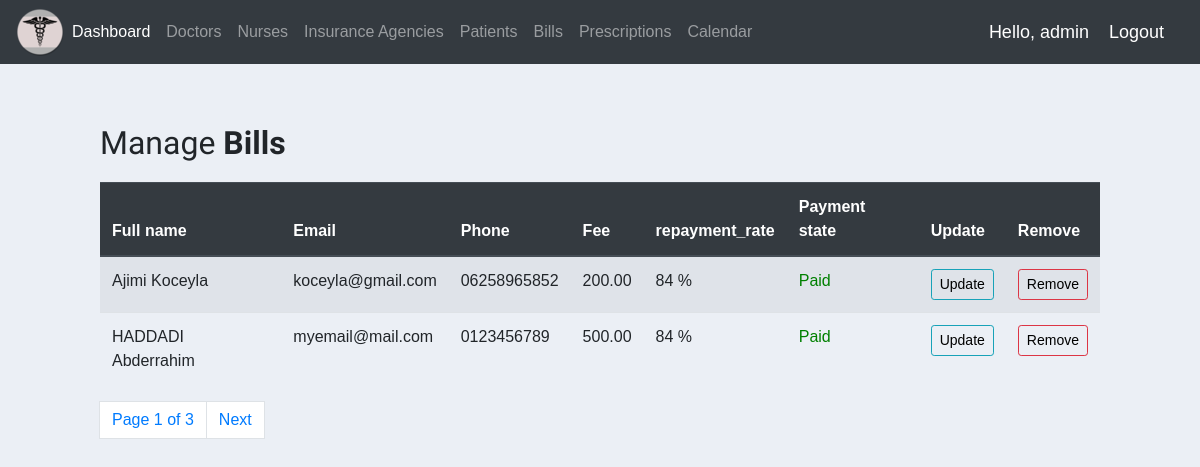
Page /list_entities/bill (signed in) on the committed database.
### mainapp/models.py (models this page shows, shortened)
class Bill(models.Model):
    PAYMENT_STATE = (
        ('Paid', 'Paid'),
        ('Pending', 'Pending'),
    )
    fee = models.DecimalField(max_digits=6, decimal_places=2)
    payment_state = models.CharField(max_length=10, choices=PAYMENT_STATE)
    consultation = models.OneToOneField(Consultation, null=True, on_delete=models.CASCADE)

class Consultation(models.Model):
    appointment = models.OneToOneField(Appointment, null=True, on_delete=models.SET_NULL)
    doctor = models.ForeignKey(Doctor, null=True, on_delete=models.SET_NULL)
    observation = models.CharField(max_length=200)

class Appointment(models.Model):
    day = models.DateField(u'Day of the appointment', help_text=u'Day of the appointment')
    start_time = models.TimeField(u'Starting time', help_text=u'Starting time')
    end_time = models.TimeField(u'Final time', help_text=u'Final time')
    patient = models.ForeignKey(
        Patient,
        null=True,
        on_delete=models.SET_NULL,
        related_name='appointments'
    )
    APPOINTMENT_STATES = (
        ('Confirmed', 'Confirmed'),
        ('Pending', 'Pending'),
        ('Canceled', 'Canceled'),
    )
    state = models.CharField(max_length=20, choices=APPOINTMENT_STATES, default='Canceled', null=True)
    SPECIALTY = (
        ('General practice', 'General practice'),
        ('Clinical radiology', 'Clinical radiology'),
        ('Anaesthesia', 'Anaesthesia'),
        ('Ophthalmology', 'Ophthalmology')
    )
    specialty = models.CharField(max_length=200, choices=SPECIALTY, null=True)
    consulted = models.BooleanField(default=False)
    class Meta:
        verbose_name = u'Appointment'
        verbose_name_plural = u'Appointments'

class CommonInfo(models.Model):
    SEX = (
        ('Male', 'Male'),
        ('Female', 'Female'),
    )
    first_name = models.CharField(max_length=80, null=True)
    last_name = models.CharField(max_length=80, null=True)
    birth_date = models.DateField(null=True)
    sex = models.CharField(max_length=10, choices=SEX, null=True)
    cin = models.CharField(max_length=15, null=True)
    phone_nb = models.CharField(max_length=30, null=True)
    address = models.ForeignKey(Address, null=True, on_delete=models.SET_NULL)
    objects = models.Manager()
    class Meta:
        abstract = True

class Patient(CommonInfo):
    user = models.OneToOneField(User, null=True, on_delete=models.CASCADE)
    email = models.EmailField(null=True)
    insur_acc_nb = models.OneToOneField(InsuranceAccount, null=True, on_delete=models.SET_NULL)
    weight = models.IntegerField(validators=[
        MaxValueValidator(200),
        MinValueValidator(1)
    ], null=True)
    allergies = models.CharField(max_length=200, null=True)

class InsuranceAccount(models.Model):
    insur_acc_nb = models.CharField(max_length=60)
    insuranceAgency = models.ForeignKey(
        InsuranceAgency,
        null=True,
        on_delete=models.CASCADE,
    )

class InsuranceAgency(models.Model):
    name = models.CharField(max_length=200)
    email = models.EmailField()
    phone_nb = models.CharField(max_length=30)
    address = models.ForeignKey(Address, null=True, on_delete=models.SET_NULL)
    repayment_rate = models.IntegerField(validators=[
        MaxValueValidator(100),
        MinValueValidator(1)
    ])

### mainapp/decorators.py (the view)
        def wrapper_func(request, *args, **kwargs):
            group = None
            if request.user.groups.exists():
                group = request.user.groups.all()[0].name
            if group in allowed_roles:
                return view_func(request, *args, **kwargs)
            else:
                return redirect('home')

### mainapp/templatetags/usergroup_tag.py (called while the page is built)
@register.filter(name='has_group')
def has_group(user, group_name):
    return user.groups.filter(name=group_name).exists()

### mainapp/templates/mainapp/entities/bills.html
{% extends "base.html" %}
{% load static %}
{% block content %}
<div class="table-wrapper">
        <div class="table-title">
            <div class="row">
                <div class="col-sm-10">
                    <h2>Manage <b>Bills</b></h2>
                </div>
            </div>
        </div>
        <table class="table table-striped">
            <thead class="thead-dark">
                <tr>
                  <th scope="col">Full name</th>
                  <th scope="col">Email</th>
                  <th scope="col">Phone</th>
                  <th scope="col">Fee</th>
                  <th scope="col">repayment_rate</th>
                  <th scope="col">Payment state</th>
                  <th scope="col">Update</th>
                  <th scope="col">Remove</th>
                </tr>
            </thead>
            <tbody>
                {% for item in items %}
                    <tr>
                      <td>{{ item.consultation.appointment.patient.last_name }} {{ item.consultation.appointment.patient.first_name }}</td>
                      <td>{{ item.consultation.appointment.patient.email }}</td>
                      <td>{{ item.consultation.appointment.patient.phone_nb }}</td>
                      <td>{{ item.fee }}</td>
                      <td>{{ item.consultation.appointment.patient.insur_acc_nb.insuranceAgency.repayment_rate }} %</td>
                      <td>{% if item.payment_state == 'Pending' %} <div style="color:red"> {{ item.payment_state }} </div>  {% else %} <div style="color:green"> {{ item.payment_state }} {% endif %} </td>
                      <td><a class="btn btn-sm btn-info" href="{% url 'update_bp' item.id 'bill' %}">Update</a></td>
                      <td><a class="btn btn-sm btn-danger" href="{% url 'delete' item.id 'bill' %}">Remove</a></td>
                    </tr>
                {% endfor %}
            </tbody>
        </table>
</div>
        {% include '../../pagination.html' with page=items %}
{% endblock %}

### mainapp/templates/base.html (shortened to what this page needs)
<!DOCTYPE html>
{% load static %}
<html lang="en">
<head>
    <link rel="stylesheet" href="https://stackpath.bootstrapcdn.com/bootstrap/4.5.2/css/bootstrap.min.css">
    <link rel="stylesheet" href="{% static 'css/base.css' %}">
    <link rel="stylesheet" href="{% static 'css/calendar.css' %}">
    <link rel="stylesheet" href="{% static 'css/forms.css' %}">
</head>
<body style="background-color:#ebeff5;">
    {% include 'navbar.html' %}
    <div id="content" class="container-fluid">
        {% block content %}
        {% endblock %}
    </div>
</body>
</html>

### mainapp/templates/navbar.html (shortened to what this page needs)
{% load static %}
{% load usergroup_tag %}
<nav class="navbar navbar-expand-lg navbar-dark bg-dark">
  <img src="{% static 'images/medlogo.ico' %}">
  <div class="collapse navbar-collapse" id="navbarTogglerDemo02">
    <ul class="navbar-nav mr-auto mt-2 mt-lg-0">
      <li class="nav-item active">
        {% if request.user|has_group:"admin" %}
        <a class="nav-link" href="{% url 'dashboard'  %}">Dashboard <span class="sr-only">(current)</span></a>
        {% else %}
          <a class="nav-link" href="{% url 'home'  %}">Home <span class="sr-only">(current)</span></a>
        {% endif %}
      </li>
      {% if request.user|has_group:"patient" %}
        <li class="nav-item">
          <a class="nav-link" href="{% url 'patientDocs' 'document' %}">My documents</a>
        </li>
        <li class="nav-item">
          <a class="nav-link" href="{% url 'patientDocs' 'prescription' %}">My prescriptions</a>
        </li>
        <li class="nav-item">
          <a class="nav-link" href="{% url 'patientDocs' 'bill' %}">My bills</a>
        </li>
        <li class="nav-item">
          <a class="nav-link" href="{% url 'patientDocs' 'insurance' %}">My insurance</a>
        </li>
        <li class="nav-item">
          <a class="nav-link" href="{% url 'calendar' %}">Make an appointment</a>
        </li>
      {% elif request.user|has_group:"admin" %}
        <li class="nav-item">
          <a class="nav-link" href="{% url 'list_entities' 'doctor' %}">Doctors</a>
        </li>
        <li class="nav-item">
          <a class="nav-link" href="{% url 'list_entities' 'nurse' %}">Nurses</a>
        </li>
        <li class="nav-item">
          <a class="nav-link" href="{% url 'list_entities' 'agency' %}">Insurance Agencies</a>
        </li>
        <li class="nav-item">
          <a class="nav-link" href="{% url 'list_entities' 'patient' %}">Patients</a>
        </li>
        <li class="nav-item">
          <a class="nav-link" href="{% url 'list_entities' 'bill' %}">Bills</a>
        </li>
        <li class="nav-item">
          <a class="nav-link" href="{% url 'list_entities' 'prescription' %}">Prescriptions</a>
        </li>
        <li class="nav-item">
          <a class="nav-link" href="{% url 'calendar'  %}">Calendar</a>
        </li>
      {% endif %}
    </ul>
  </div>
  <span class="hello-msg">Hello, {{ request.user }}</span>
  <span><a class="hello-msg" href="{% url 'logout' %}">Logout</a></span>
</nav>

### mainapp/templates/pagination.html (shortened to what this page needs)
    <ul class="pagination">
        <li class="page-item">
            <a class="page-link">Page {{page.number}} of {{page.paginator.num_pages}}</a>
        </li>
        <li class="page-item">
            {% if page.has_next %}
                <a class="page-link" href="?page={{page.next_page_number}}">Next</a>
            {% endif %}
    </ul>

### mainapp/static/css/base.css (style rules this page uses)
body { margin:0; padding:0; font-family:helvetica, sans-serif; background-color:rgb(208,0,0); }
a { color:#12c064; text-decoration:none; }
h1, h2, h3, h4, h5 , h6 { font-family: 'Muli', sans-serif; font-weight:normal; }
h2 { margin:30px 0 20px; }
#content { padding:30px 100px; }

### mainapp/static/css/calendar.css (style rules this page uses)
ul { height: 100%; padding: 0px 5px 0px 20px; }
a { color: #17a2b8; }
.btn { outline: none; color: black; background-color: transparent; box-shadow: 0 0 0 0; }

### mainapp/templates/navbar.html (style rules this page uses)
.hello-msg { font-size:18px; color:#fff; margin-right:20px; }

### rows in the picture
Bill: consultation.appointment.patient.last_name "Ajimi", consultation.appointment.patient.first_name "Koceyla", consultation.appointment.patient.email "koceyla@gmail.com", consultation.appointment.patient.phone_nb "06258965852", fee "200.00", consultation.appointment.patient.insur_acc_nb.insuranceAgency.repayment_rate "84", payment_state "Paid"
Bill: consultation.appointment.patient.last_name "HADDADI", consultation.appointment.patient.first_name "Abderrahim", consultation.appointment.patient.email "myemail@mail.com", consultation.appointment.patient.phone_nb "0123456789", fee "500.00", consultation.appointment.patient.insur_acc_nb.insuranceAgency.repayment_rate "84", payment_state "Paid"

### other values in the picture
{{ request.user }} "admin"
{{ page.number }} "1"
{{ page.paginator.num_pages }} "3"
